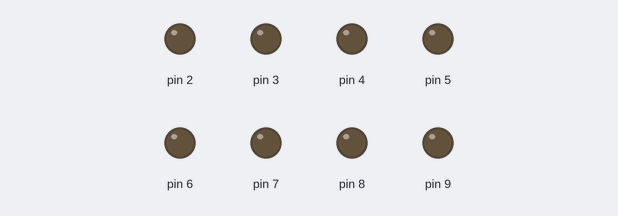
This sketch was run on a simulated Arduino Uno, built with avr-gcc and run on an emulated ATmega328P. Shown: output pins drawn as LEDs (lit = HIGH).

Above: at 0.1 s.
At 4.1 s:
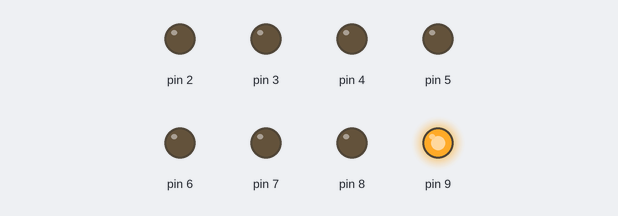
At 8.1 s:
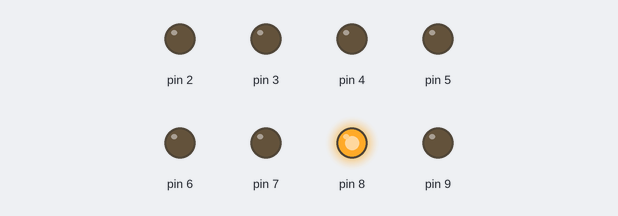
At 16.1 s:
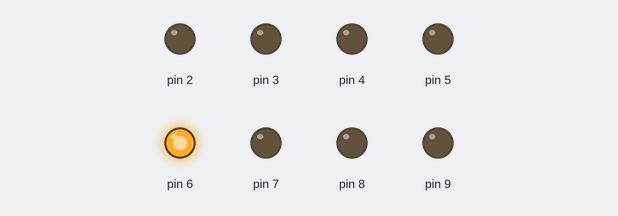
At 24.1 s:
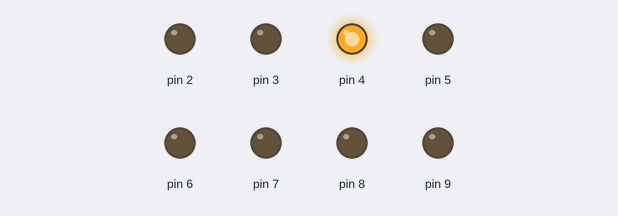
At 32.6 s:
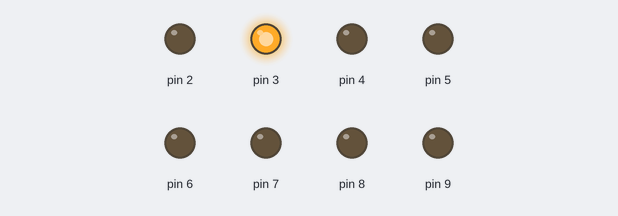
Timing chart, 0 to 34.6 s (numbered marks = the images above):
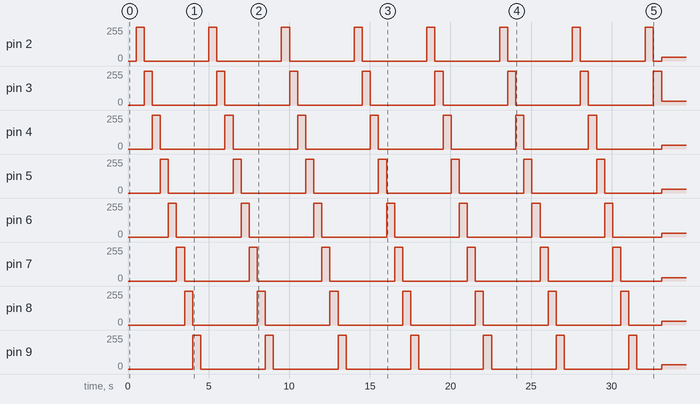

The sketch:

Exercise_1_-_Switch_LEDs.ino
```cpp
// Global variables
int timestamp;

void setup()
{
    DDRD = B11111100;
    PORTD = B00000000;
    DDRB = B00000011;
    PORTB = B00000000;
    timestamp = millis();
}

void loop()
{
    if (millis() - timestamp > 500)
    {
        timestamp = millis();
        // Change LEDs
        goLeft();
    }
}

void goLeft()
{
    if (PORTD == B00000000 && (PORTB != B00000001 && PORTB != B00000010))
    {
        // Initial state
        PORTD = B00000100;
        PORTB = B00000000;
    }
    else if (PORTD == B10000000)
    {
        // Switch to Port B
        PORTB = B00000001;
        PORTD = B00000000;
    }
    else if (PORTB == B00000000 && PORTD != B00000000)
    {
        // Update Port D
        PORTD *= 2;
    }
    else if (PORTD == B00000000 && PORTB != B00000000)
    {
        // Update Port B
        PORTB *= 2;
    }
}
```

Measured:
- by itself, pin 2: 0/255 → 255/255 at 0.50 s, → 0/255 0.50 s later, → 255/255 4.0 s later, → 0/255 0.50 s later, … (17 changes in this stretch)
- by itself, pin 3: repeats every 4.5 s: 0/255 4.0 s, 255/255 0.50 s, until it stays 28/255 from 33.1 s
- by itself, pin 4: repeats every 4.5 s: 0/255 4.0 s, 255/255 0.50 s, until it stays 29/255 from 33.1 s
- by itself, pin 5: 0/255 → 255/255 at 2.0 s, → 0/255 0.50 s later, → 255/255 4.0 s later, → 0/255 0.50 s later, … (15 changes in this stretch)
- by itself, pin 6: 0/255 → 255/255 at 2.5 s, → 0/255 0.50 s later, → 255/255 4.0 s later, → 0/255 0.50 s later, … (15 changes in this stretch)
- by itself, pin 7: 0/255 → 255/255 at 3.0 s, → 0/255 0.50 s later, → 255/255 4.0 s later, → 0/255 0.50 s later, … (15 changes in this stretch)
- by itself, pin 8: 0/255 → 255/255 at 3.5 s, → 0/255 0.50 s later, → 255/255 4.0 s later, → 0/255 0.50 s later, … (15 changes in this stretch)
- by itself, pin 9: 0/255 → 255/255 at 4.0 s, → 0/255 0.50 s later, → 255/255 4.0 s later, → 0/255 0.50 s later, … (15 changes in this stretch)
